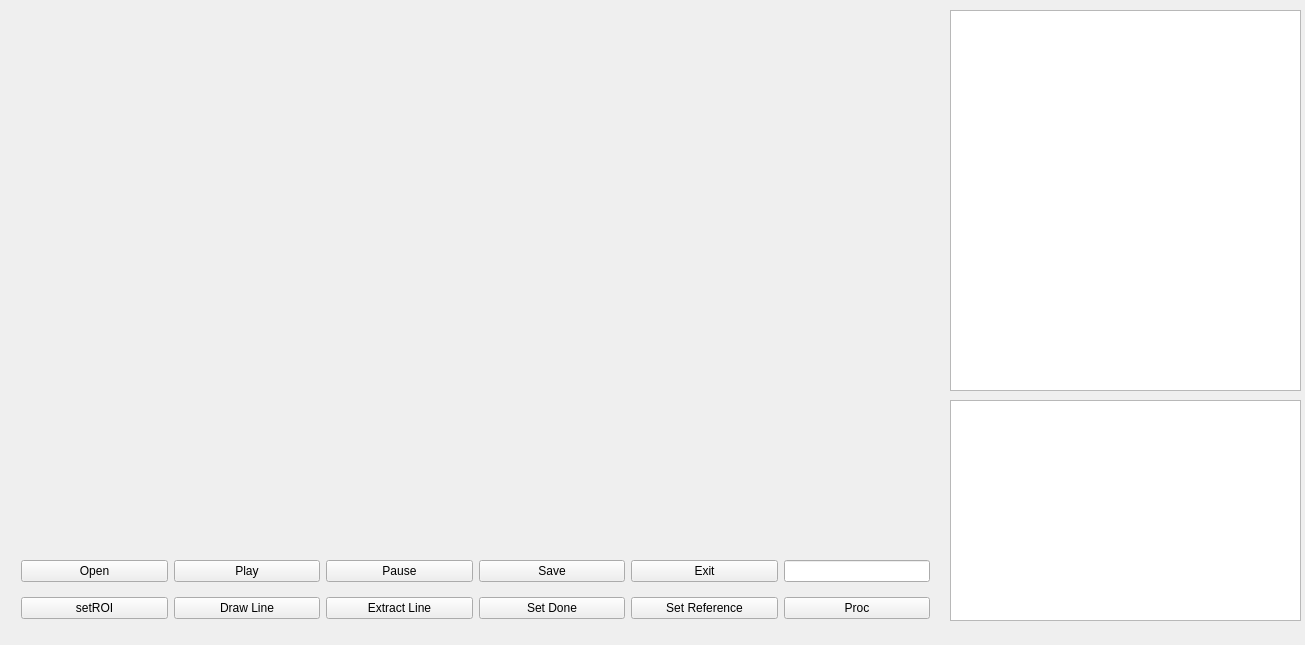
<?xml version="1.0" encoding="UTF-8"?>
<ui version="4.0">
 <class>MainWindow</class>
 <widget class="QMainWindow" name="MainWindow">
  <property name="geometry">
   <rect>
    <x>0</x>
    <y>0</y>
    <width>1305</width>
    <height>645</height>
   </rect>
  </property>
  <property name="windowTitle">
   <string>MainWindow</string>
  </property>
  <widget class="QWidget" name="centralWidget">
   <widget class="QLabel" name="label">
    <property name="geometry">
     <rect>
      <x>10</x>
      <y>10</y>
      <width>921</width>
      <height>511</height>
     </rect>
    </property>
    <property name="autoFillBackground">
     <bool>true</bool>
    </property>
    <property name="styleSheet">
     <string notr="true">QLabel{
	boder-width: 1px;
	boder-style:  solid;
	boder-color:  rgb(255,170,0);
}</string>
    </property>
    <property name="text">
     <string/>
    </property>
   </widget>
   <widget class="QTextBrowser" name="textView">
    <property name="geometry">
     <rect>
      <x>950</x>
      <y>400</y>
      <width>351</width>
      <height>221</height>
     </rect>
    </property>
   </widget>
   <widget class="QWidget" name="gridLayoutWidget">
    <property name="geometry">
     <rect>
      <x>10</x>
      <y>540</y>
      <width>931</width>
      <height>99</height>
     </rect>
    </property>
    <layout class="QGridLayout" name="gridLayout">
     <item row="2" column="4">
      <widget class="QPushButton" name="button_ref">
       <property name="text">
        <string>Set Reference</string>
       </property>
      </widget>
     </item>
     <item row="2" column="0">
      <widget class="QPushButton" name="button_ROI">
       <property name="text">
        <string>setROI</string>
       </property>
      </widget>
     </item>
     <item row="2" column="5">
      <widget class="QPushButton" name="button_proc">
       <property name="text">
        <string>Proc</string>
       </property>
      </widget>
     </item>
     <item row="0" column="1">
      <widget class="QPushButton" name="button_play">
       <property name="text">
        <string>Play</string>
       </property>
      </widget>
     </item>
     <item row="0" column="2">
      <widget class="QPushButton" name="button_pause">
       <property name="text">
        <string>Pause</string>
       </property>
      </widget>
     </item>
     <item row="0" column="0">
      <widget class="QPushButton" name="button_open">
       <property name="text">
        <string>Open</string>
       </property>
      </widget>
     </item>
     <item row="2" column="1">
      <widget class="QPushButton" name="button_draw">
       <property name="text">
        <string>Draw Line</string>
       </property>
      </widget>
     </item>
     <item row="2" column="2">
      <widget class="QPushButton" name="button_extract">
       <property name="text">
        <string>Extract Line</string>
       </property>
      </widget>
     </item>
     <item row="2" column="3">
      <widget class="QPushButton" name="button_saveROI">
       <property name="text">
        <string>Set Done</string>
       </property>
      </widget>
     </item>
     <item row="0" column="3">
      <widget class="QPushButton" name="button_save">
       <property name="text">
        <string>Save</string>
       </property>
      </widget>
     </item>
     <item row="0" column="4">
      <widget class="QPushButton" name="button_exit">
       <property name="text">
        <string>Exit</string>
       </property>
      </widget>
     </item>
     <item row="0" column="5">
      <widget class="QLineEdit" name="crossNumber">
       <property name="sizePolicy">
        <sizepolicy hsizetype="Minimum" vsizetype="Fixed">
         <horstretch>0</horstretch>
         <verstretch>0</verstretch>
        </sizepolicy>
       </property>
      </widget>
     </item>
    </layout>
   </widget>
   <widget class="QTableWidget" name="tableWidget">
    <property name="geometry">
     <rect>
      <x>950</x>
      <y>10</y>
      <width>351</width>
      <height>381</height>
     </rect>
    </property>
   </widget>
  </widget>
 </widget>
 <layoutdefault spacing="6" margin="11"/>
 <resources/>
 <connections/>
</ui>
